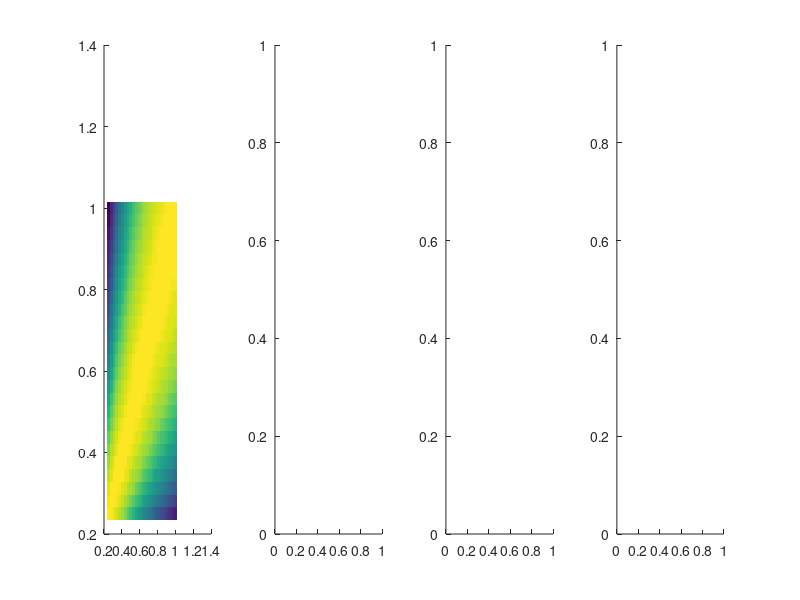

The MATLAB source for this figure: (Note: this script raises an error after producing the figure.)
% Load the file with the results from the model
load('./Results/Schaeffer214-Model/CTRL_block_evl_noise_25x25.mat')

figure_handle = figure;

% Make axes for subplots
for kk=1:4
    ax(kk) = subplot(1, 4, kk);
    hold(ax(kk), 'on')
end


% Expected value of sigma in the hubs
esh = unique(SH);
% Expected value of sigma in the periphery
esp = unique(SP);

title_str = {'connections: all', 'connections: h-h', 'connections: feeder', 'connections: p-p'};

% Get results for all type of connections
% All connections
r(1).map = reshape(median(r_ctrl_esc_afc.all_edges), size(SH));
% Hub-Hub connections
r(2).map = reshape(median(r_ctrl_esc_afc.hub_edges), size(SH));
% Feeder
r(3).map = reshape(median(r_ctrl_esc_afc.feed_edges), size(SH));
% Periphery
r(4).map = reshape(median(r_ctrl_esc_afc.periphery_edges), size(SH));

min_r_val = [];
max_r_val = [];

for kk=1:4
    min_r_val = [min_r_val min(r(kk).map)];
    max_r_val = [max_r_val max(r(kk).map)];
end

min_r_val = min(min_r_val);
max_r_val = max(max_r_val);


for kk=1:4
    ih(kk) = imagesc(ax(kk), esh, esp, r(kk).map);
    set(ax(kk), 'YDir', 'Normal')
    ax(kk).XLim = [min(esh(:)) max(esh(:))];
    ax(kk).YLim = [min(esp(:)) max(esp(:))];
    caxis(ax(kk), [0.65 0.95])
    axis(ax(kk), 'square')
    ax(kk).Title.String = title_str{kk};
    ax(kk).XLabel.String = 'E[\sigma_H]';
    ax(kk).YLabel.String = 'E[\sigma_P]';
    ch(kk) = colorbar(ax(kk));
    ch(kk).Location = 'SouthOutside';
    ch(kk).LineWidth = 1.5;    
end


% Plot identity line
line_color = {'k', 'w', 'k', 'w'};
for kk=1:4
    plot(ax(kk), esh, esp, 'color', line_color{kk}, 'linestyle', '-')
end

%%  Plot the results for feeder edges only
figure_handle_feeder = figure;
ax_f = subplot(1,1,1);

ih(5) = imagesc(ax_f, esh, esp, r(3).map);
set(ax_f, 'YDir', 'Normal')
ax_f.XLim = [min(esh(:)) max(esh(:))];
ax_f.YLim = [min(esp(:)) max(esp(:))];
caxis(ax_f, [0.65 0.95])
ax_f.Title.String = title_str{3};
ax_f.XLabel.String = 'E[\sigma_H]';
ax_f.YLabel.String = 'E[\sigma_P]';
axis square
hold(ax_f, 'on')
plot(ax_f, esh, esp, 'k')
